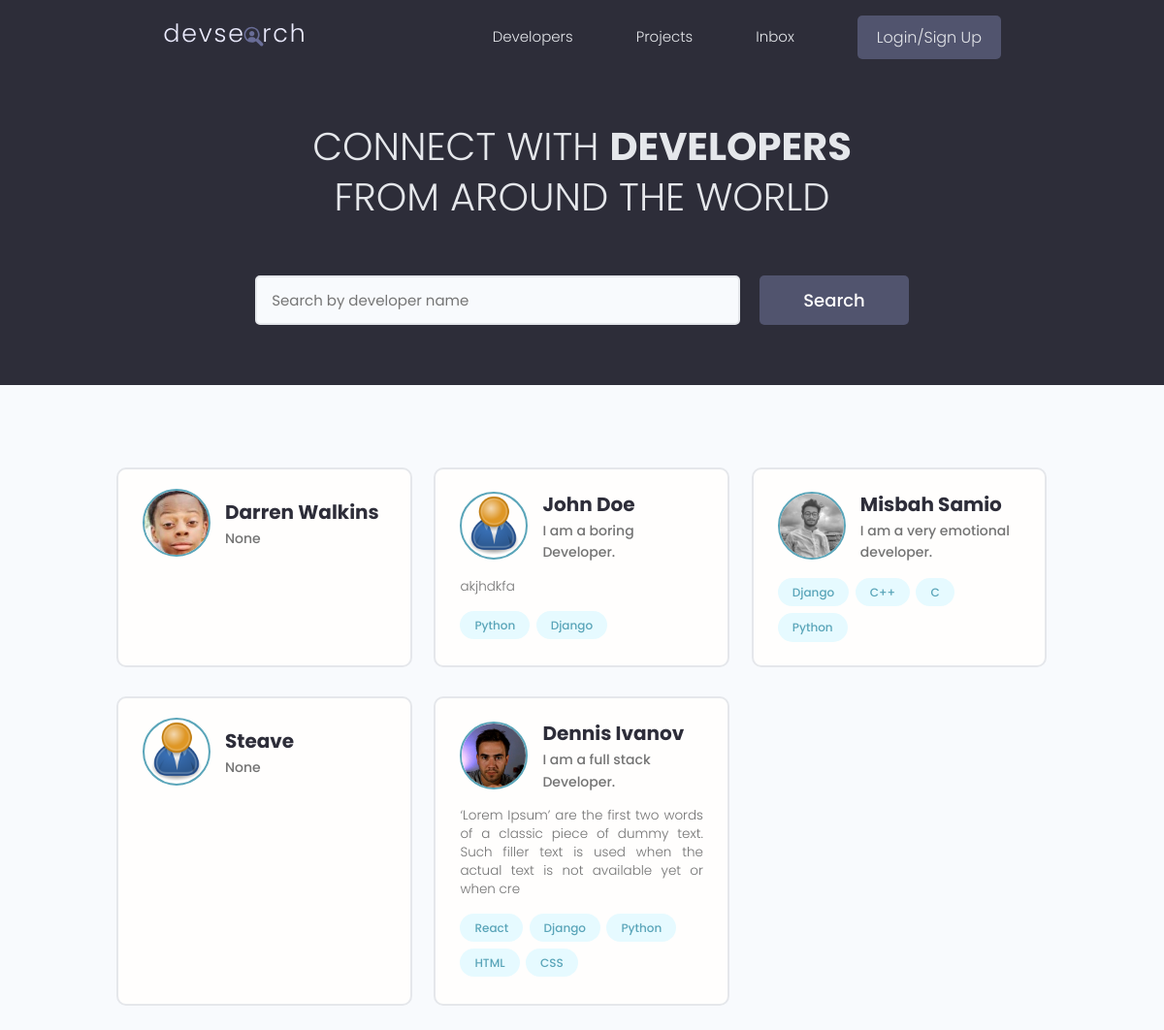
The page / on the database its author committed.
### users/models.py (models this page shows, shortened)
class Profile(models.Model):
    user = models.OneToOneField(User, on_delete=models.CASCADE, null=True, blank=True)
    name = models.CharField(max_length=200, blank=True, null=True)
    email = models.EmailField(max_length=500, blank=True, null=True)
    username = models.CharField(max_length=200, blank=True, null=True)
    location = models.CharField(max_length=200, blank=True, null=True)
    short_intro = models.CharField(max_length=200, blank=True, null=True)
    bio = models.TextField(blank=True, null=True)
    profile_image = models.ImageField(null=True, blank=True, upload_to='profiles/', default="profiles/user-default.png")
    social_github = models.CharField(max_length=200, blank=True, null=True)
    social_twitter = models.CharField(max_length=200, blank=True, null=True)
    social_linkedin = models.CharField(max_length=200, blank=True, null=True)
    social_youtube = models.CharField(max_length=200, blank=True, null=True)
    social_website = models.CharField(max_length=200, blank=True, null=True)
    created = models.DateTimeField(auto_now_add=True)
    id = models.UUIDField(default=uuid.uuid4, unique=True, primary_key=True, editable=False)

class Skill(models.Model):
    owner = models.ForeignKey(Profile, on_delete=models.CASCADE, null=True, blank=True)
    name = models.CharField(max_length=200, blank=True, null=True)
    description = models.TextField(null=True, blank=True)
    created = models.DateTimeField(auto_now_add=True)
    id = models.UUIDField(default=uuid.uuid4, unique=True, primary_key=True, editable=False)
    def __str__(self):
        return str(self.name)

### users/views.py (the view)
# urls.py: path('', views.profiles, name="profiles"),
def profiles(request):
    profiles, search_query = searchProfiles(request)
    result = 6
    custom_range, profiles = paginateProfiles(request, profiles, result)
    context = {'profiles' : profiles, 'search_query' : search_query, 'custom_range' : custom_range}
    return render(request, 'users/profiles.html', context)

### users/utils.py (called while the page is built)
def paginateProfiles(request, profiles, result):
    page = request.GET.get('page')
    paginator = Paginator(profiles, result)
    try:
        profiles = paginator.page(page)
    except PageNotAnInteger:
        page = 1
        profiles = paginator.page(page)
    except EmptyPage:
        page = paginator.num_pages
        profiles = paginator.page(page)
    leftIndex = (int(page) - 1)
    if leftIndex < 1:
        leftIndex = 1
    rightIndex = (int(page) + 2)
    if rightIndex > paginator.num_pages:
        rightIndex = paginator.num_pages + 1
    custom_range = range(leftIndex, rightIndex)
    return custom_range, profiles

def searchProfiles(request):
    search_query = ''
    if request.GET.get('search_query'):
        search_query = request.GET.get('search_query')
    skills = Skill.objects.filter(name__icontains=search_query)
    profiles = Profile.objects.distinct().filter(Q(name__icontains=search_query) | Q(short_intro__icontains=search_query) | Q(skill__in=skills))
    return profiles, search_query

### users/templates/users/profiles.html (shortened to what this page needs)
{% extends 'main.html' %}
{% block content %}
<main class="home">
    <section class="hero-section text-center">
      <div class="container container--narrow">
        <div class="hero-section__box">
          <h2>CONNECT WITH <span>DEVELOPERS</span></h2>
          <h2>FROM AROUND THE WORLD</h2>
        </div>
        <div class="hero-section__search">
          <form id='searchForm' class="form" action="{% url 'profiles' %}" method="get">
            <div class="form__field">
              <input class="input input--text" id="formInput#search" type="text" name="search_query"
                value="{{search_query}}" placeholder="Search by developer name" />
            </div>
            <input class="btn btn--sub btn--lg" type="submit" value="Search" />
          </form>
        </div>
      </div>
    </section>
    <section class="devlist">
      <div class="container">
        <div class="grid grid--three">
        {% for profile in profiles %}
          <div class="column card">
            <div class="dev">
              <a href="{% url 'user-profile' profile.id %}" class="card__body">
                <div class="dev__profile">
                  <img class="avatar avatar--md" src="{{ profile.profile_image.url }}" alt="image" />
                  <div class="dev__meta">
                    <h3>{{ profile.name }}</h3>
                    <h5>{{ profile.short_intro|slice:"60" }}</h5>
                  </div>
                </div>
                <p class="dev__info">
                  {{profile.bio|slice:"150"}}
                </p>
                <div class="dev__skills">
                  {% for skill in profile.skill_set.all|slice:"5" %}
                  <span class="tag tag--pill tag--main">
                    <small>{{ skill }}</small>
                  </span>
                  {% endfor %}
                </div>
              </a>
            </div>
          </div>
        {% endfor %}
        </div>
      </div>
    </section>
  </main>
{% endblock content %}

### static/styles/app.css (style rules this page uses)
:root { --color-sub: #2d2d39; }
.btn--sub { background-color: var(--color-sub-light); }
.card { border: 2px solid var(--color-light); }
img { width: 100%; }
.hero-section { height: 40vh; display: flex; align-items: center; background-color: var(--color-sub); }
.hero-section__box { margin-bottom: 4rem; }
.hero-section__box > h2, .hero-section__box > h2 > span { font-size: 4rem; color: var(--color-light); line-height: 1.3; text-transform: uppercase; }
.hero-section__box > h2 { font-weight: 300; }
.hero-section__box > h2 > span { font-weight: 700; }
.hero-section__search > .form { display: flex; align-items: center; justify-content: center; gap: 2rem; }
.hero-section__search > .form input.input--text { width: 50rem; }
.devlist { margin-top: 8rem; }
.devlist .grid { align-items: stretch; }
.devlist .dev .dev__profile { display: flex; align-items: center; gap: 1.5rem; }
.devlist .dev .dev__meta h3 { color: var(--color-sub); font-size: 2rem; font-weight: 700; }
.devlist .dev .dev__meta h5 { color: var(--color-text); font-size: 1.4rem; font-weight: 500; }
.devlist .dev .dev__info { margin: 1.5rem 0; font-size: 1.35rem; line-height: 1.4; text-align: justify; }

### static/uikit/styles/modules/_variables.css (style rules this page uses)
:root { --color-main: #5aa5b9; --color-main-light: #e6faff; --color-sub: #3f4156; --color-sub-light: #51546e; --color-sub-lighter: #ededfd; --color-text: #737373; --color-gray: #8b8b8b; --color-light: #e5e7eb; --color-light-gray: #767676; --color-bg: #f8fafd; --color-white: #fffefd; --color-white-light: #f3f3f3; --color-success: #359e64; --color-success-bg: #def8e8; --color-error: #fc4b0b; --color-error-bg: #fff2ee; --font-base: 'Poppins', arial, helvetica, 'Segoe UI', roboto, ubuntu, sans-serif; --font-monospace: 'Fira Code', 'Courier New', courier, monospace; --font-regular: 300; --font-medium: 500; --font-bold: 700; --generic-shadow: 1px 1px 5px #00000010; --generic-transition: all 0.3s ease-in-out; }

### static/uikit/styles/modules/_base.css (style rules this page uses)
* { margin: 0; padding: 0; box-sizing: border-box; text-rendering: optimizeLegibility; color: inherit; font-size: inherit; }
html { font-size: 50%; }
@media only screen and (min-width: 480px) { html { font-size: 56.25%; } }
@media only screen and (min-width: 1200px) { html { font-size: 62.5%; } }
body { line-height: 1.6; font-weight: 400; font-size: 1.5rem; color: var(--color-text); background-color: var(--color-bg); min-height: 100vh; }

### static/uikit/styles/modules/_typography.css (style rules this page uses)
* { font-family: var(--font-base); }
h2 { font-size: 3.6rem; font-weight: var(--font-bold); }
h3 { font-size: 3.2rem; font-weight: var(--font-medium); }
h5 { font-size: 2.4rem; font-weight: var(--font-medium); }
h5, h6 { font-weight: var(--font-regular); }
p, span, strong { font-size: 1.6rem; color: var(--color-text); font-weight: var(--font-regular); }
a { padding-bottom: 2px; text-decoration: none; display: inline-block; color: var(--color-main); font-weight: var(--font-medium); }

### static/uikit/styles/modules/_utilities.css (style rules this page uses)
.container { width: 92%; max-width: 165rem; margin: 0 auto; box-sizing: border-box; }
.container--narrow { width: 92%; max-width: 120rem; }
@media screen and (min-width: 1000px) { .container { width: 90%; } }
@media screen and (min-width: 1000px) { .container--narrow { width: 85%; } }
@media screen and (min-width: 1200px) { .container { width: 80%; } }
@media screen and (min-width: 1200px) { .container--narrow { width: 72%; } }
.text-center { text-align: center; }

### static/uikit/styles/modules/_avatar.css (style rules this page uses)
.avatar { border-radius: 50%; border: 2px solid var(--color-main); object-fit: cover; }
.avatar--md { height: 7rem; width: 7rem; }

### static/uikit/styles/modules/_button.css (style rules this page uses)
.btn { display: inline-block; position: relative; cursor: pointer; background-color: var(--color-light); font-weight: var(--font-medium); color: var(--color-sub); text-decoration: none; padding: 1rem 2rem; border-radius: 0.5rem; border: none; width: -webkit-fit-content; width: -moz-fit-content; width: fit-content; height: -webkit-fit-content; height: -moz-fit-content; height: fit-content; font-size: 1.6rem; outline-width: 0; outline-color: transparent; -webkit-backface-visibility: hidden; backface-visibility: hidden; transition: all 0.3s ease-in-out; }
.btn--sub { background-color: var(--color-sub); color: var(--color-white); }
.btn--lg { font-size: 1.8rem; padding: 1.2rem 4.5rem; }

### static/uikit/styles/modules/_card.css (style rules this page uses)
.card { border-radius: 1rem; background-color: var(--color-white); border: 1.5px solid var(--color-light); width: auto; height: auto; margin-top: 0.5rem; margin-bottom: 0.5rem; overflow: hidden; }
.card__body, .card__header { padding: 2rem 2.5rem; }

### rows shown on the page
Profile: profile_image (picture), name "Darren Walkins", short_intro "None"
Profile: profile_image (placeholder picture), name "John Doe", short_intro "I am a boring Developer.", bio "akjhdkfa"
Skill: name "Python"
Skill: name "Django"
Profile: profile_image (picture), name "Misbah Samio", short_intro "I am a very emotional developer."
Skill: name "Django"
Skill: name "C++"
Skill: name "C"
Skill: name "Python"
Profile: profile_image (placeholder picture), name "Steave", short_intro "None"
Profile: profile_image (picture), name "Dennis Ivanov", short_intro "I am a full stack Developer.", bio "‘Lorem Ipsum’ are the first two words of a classic piece of dummy text. Such filler text is used when the actual text is not available yet or when cre"
Skill: name "React"
Skill: name "Django"
Skill: name "Python"
Skill: name "HTML"
Skill: name "CSS"
